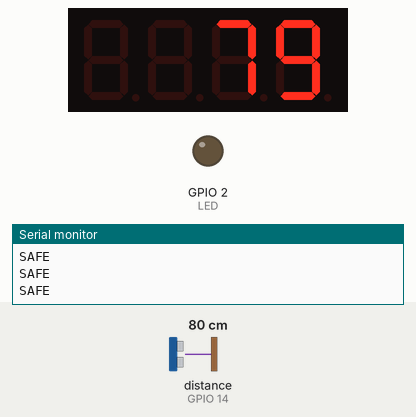
Bench run of a sketch on a simulated ESP32. Shown: 4-digit seven-segment display, output pins drawn as LEDs (lit = HIGH), the last lines printed to the serial monitor. Wiring (inferred from the names in the program): ultrasonic range finder: trigger GPIO 27; echo GPIO 14. The test bench sets the inputs (shaded band); at power-on: distance to the obstacle (sensor on GPIO 14) 80 cm. The echo pulse lasts 58.3 µs per cm; pins used as bus, display or sensor lines are not drawn.

Above: at 1.2 s.
1.3 s: distance to the obstacle (sensor on GPIO 14) set to 12 cm
At 2.3 s:
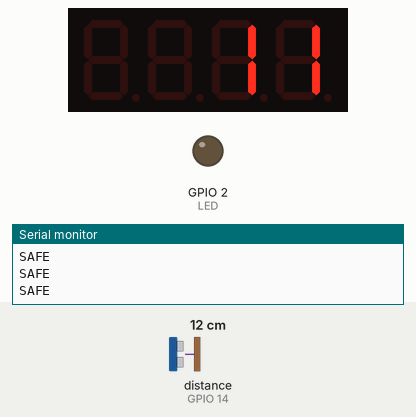
2.8 s: distance to the obstacle (sensor on GPIO 14) set to 9 cm
At 4.1 s:
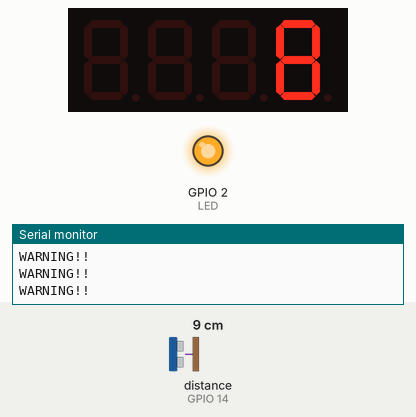
4.4 s: distance to the obstacle (sensor on GPIO 14) set to 2 cm
At 5.0 s:
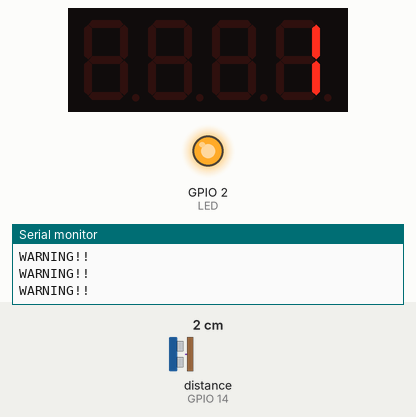
Timing chart, 0 to 7.4 s (numbered marks = the images above; inputs shaded):
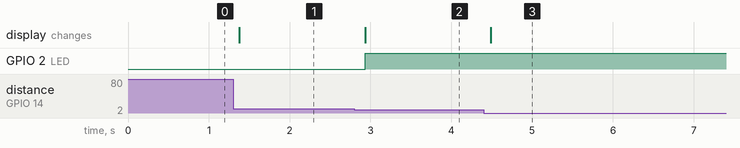

The sketch:

05_proximity_alarm.ino
```cpp
/*
  2회차 · 미션 ② — 가까이 오면 경보! (예시 답안)
  7세그에 현재 거리(cm)가 계속 표시되고,
  10cm 이내 접근 → LED 점멸 + 시리얼 WARNING!! / 멀어지면 SAFE
  심화(3단계)는 if ~ else if ~ else 구조를 참고하세요.

  배선: 초음파 → '6'·'7' 칸 (TRIG=27·ECHO=14)
       7세그   → '2'·'3' 칸 (DIO=26·CLK=25)
*/

#include <TM1637Display.h>

#define LED  2   // 내장 LED
#define TRIG 27  // '6' 칸
#define ECHO 14  // '7' 칸
#define DIO  26  // '2' 칸
#define CLK  25  // '3' 칸

TM1637Display display(CLK, DIO);

long readDistance() {
  digitalWrite(TRIG, LOW);
  delayMicroseconds(2);
  digitalWrite(TRIG, HIGH);
  delayMicroseconds(10);
  digitalWrite(TRIG, LOW);
  long t = pulseIn(ECHO, HIGH);
  return t * 0.034 / 2;
}

void setup() {
  Serial.begin(115200);
  pinMode(LED, OUTPUT);
  pinMode(TRIG, OUTPUT);
  pinMode(ECHO, INPUT);
  display.setBrightness(7);
}

void loop() {
  long d = readDistance();
  display.showNumberDec(d);    // 거리(cm)를 7세그에

  if (d < 10) {                // 10cm 이내? 기준값을 바꾸면 '민감도'가 바뀌어요
    Serial.println("WARNING!!");
    digitalWrite(LED, HIGH);
  }
  else {                       // 아니라면
    Serial.println("SAFE");
    digitalWrite(LED, LOW);
  }
  delay(200);
}
```

Measured:
- the behaviour switches between 11 and 10 cm on distance to the obstacle (sensor on GPIO 14) (found by bisection; images 1 and 2)
- after the input at 1.3 s, the display: changes after 0.08 s (image 1)
- after the input at 2.8 s, GPIO 2 (LED): LOW → HIGH after 0.13 s; the display: changes after 0.13 s (image 2)
- after the input at 4.4 s, the display: changes after 0.09 s (image 3)
